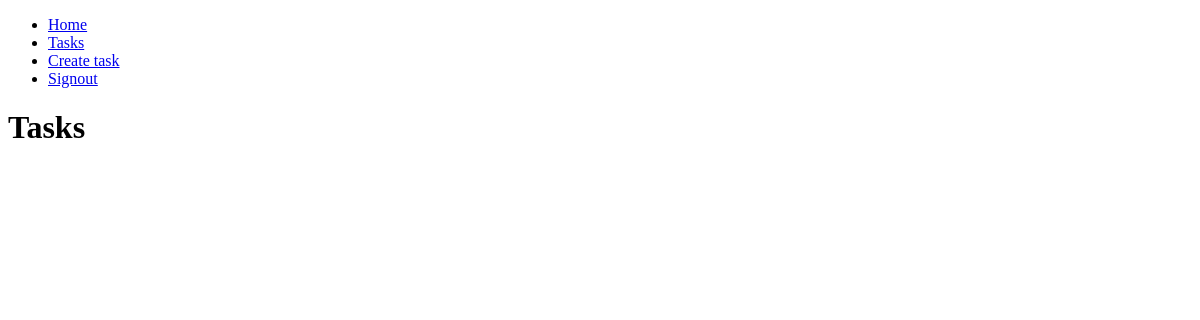
Before: /tasks/ (signed in) with the older database file.
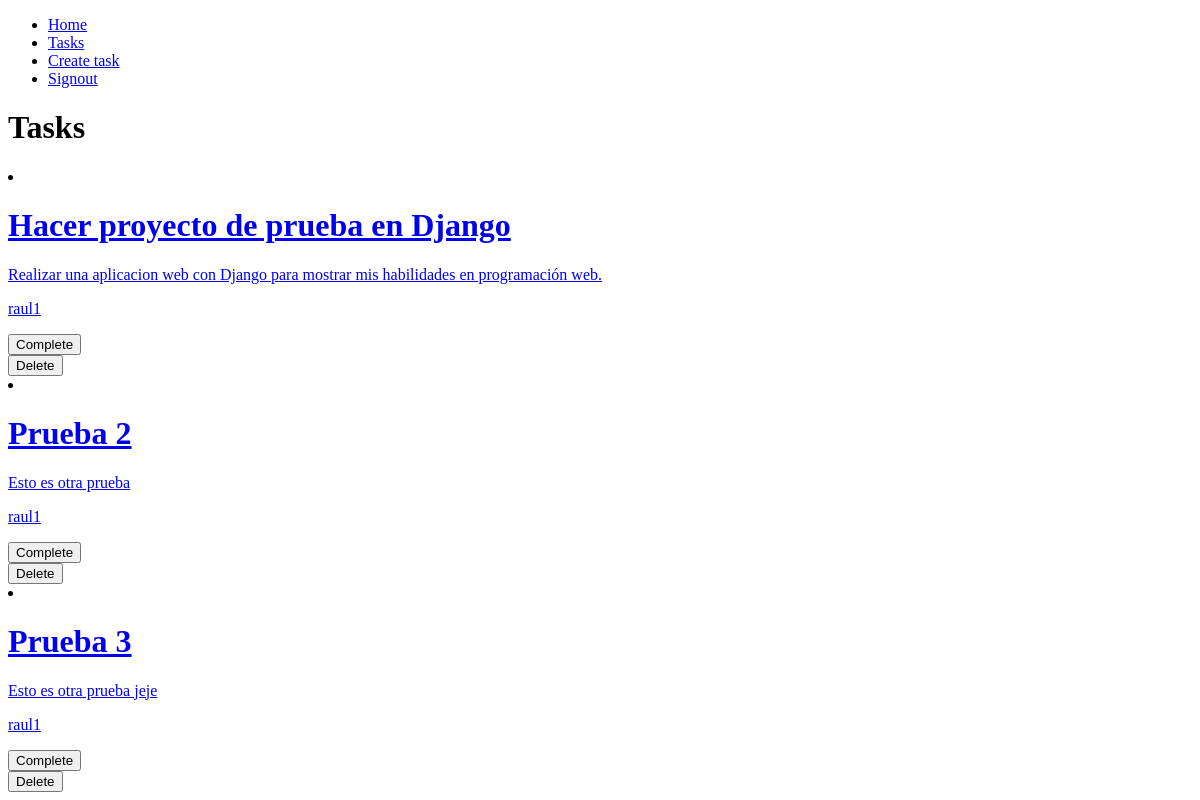
After: the same page with the newer database file.
### tasks/models.py (models this page shows, shortened)
class Tasks(models.Model):
    title = models.CharField(max_length=100)
    description = models.TextField(blank=True)
    created = models.DateTimeField(auto_now_add=True)
    datecompleted = models.DateTimeField(null=True)
    important = models.BooleanField(default=False)
    user = models.ForeignKey(User, on_delete=models.CASCADE)

### tasks/views.py (the view)
# urls.py: path('', include('tasks.urls'))
def tasks(request):
    tasks = Tasks.objects.filter(
        user=request.user,
        datecompleted__isnull=True
    )
    return render(request, TASKS_VIEW_NAME, {
        'tasks': tasks
    })

### tasks/templates/tasks.html (shortened to what this page needs)
{% extends 'base.html' %}
{% block content %}
<h1>Tasks</h1>
<div>
    {% for task in tasks %}
    <li>
        <a href="{% url 'task_detail' task.id %}">
            <h1>{{task.title}}</h1>
            <p>{{task.description}}</p>
            <p>{{task.user.username}}</p>
        </a>
        <div>
            <form action="{% url 'complete_task' task.id %}" method="post">
                <button>Complete</button>
            </form>
            <form action="{% url 'delete_task' task.id %}" method="post">
                <button>Delete</button>
            </form>
        </div>
    </li>
    {% endfor %}
</div>
{% endblock %}

### tasks/templates/base.html (shortened to what this page needs)
<!DOCTYPE html>
<html lang="en">
<head>
</head>
<body>
    <nav>
        <ul>
            <li>
                <a href="{% url 'home' %}">Home</a>
            </li>
            {% if user.is_authenticated %}
            <li>
                <a href="{% url 'tasks' %}">Tasks</a>
            </li>
            <li>
                <a href="{% url 'create_task' %}">Create task</a>
            </li>
            <li>
                <a href="{% url 'signout' %}">Signout</a>
            </li>
            {% endif %}
        </ul>
    </nav>
    {% block content %}
    {% endblock %}
</body>
</html>

Changed rows visible on the page:
added Tasks: title "Hacer proyecto de prueba en Django", description "Realizar una aplicacion web con Django para mostrar mis habilidades en programación web.", user.username "raul1"
added Tasks: title "Prueba 2", description "Esto es otra prueba", user.username "raul1"
added Tasks: title "Prueba 3", description "Esto es otra prueba jeje", user.username "raul1"
